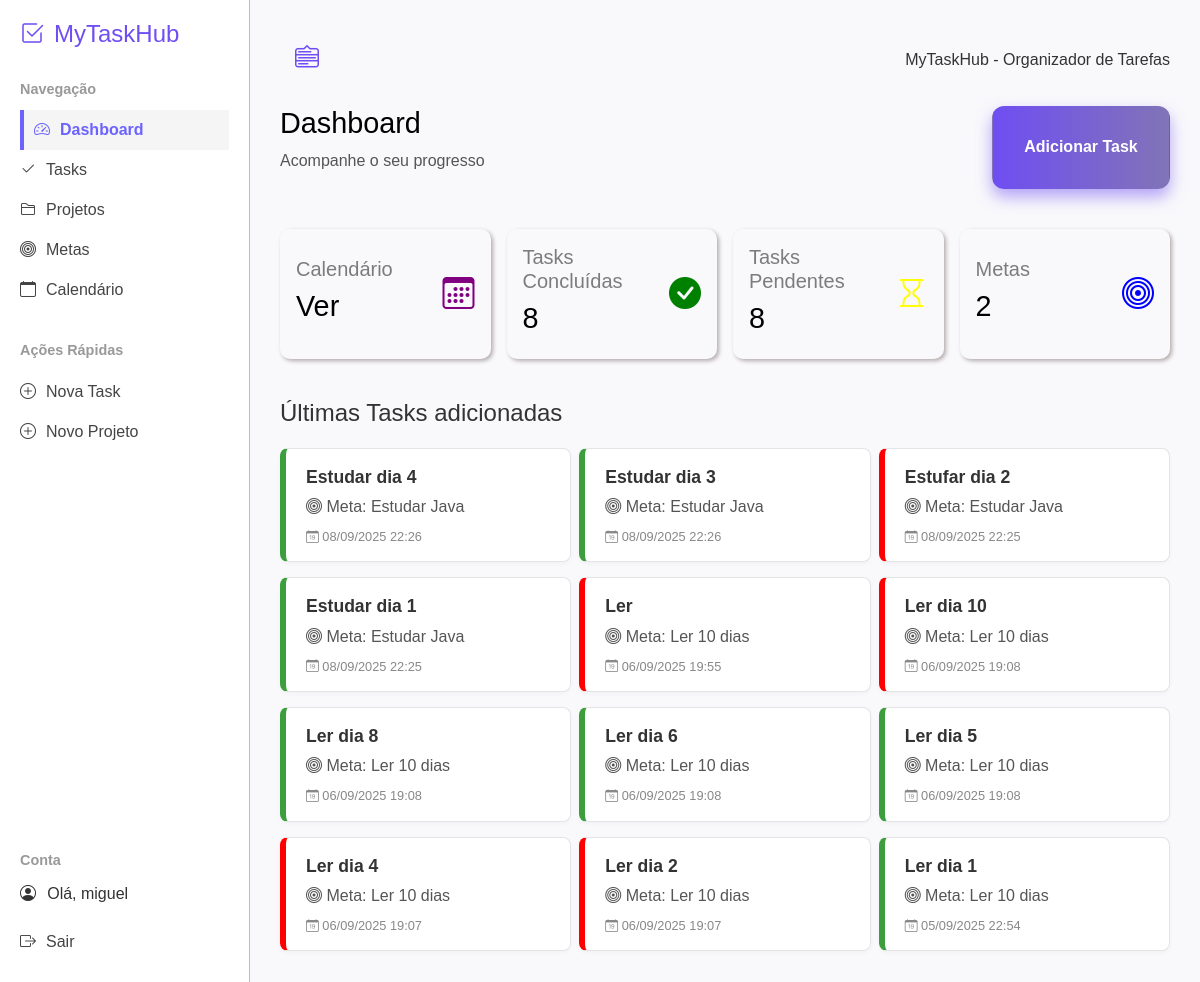
The app's page / (signed in) with its own data.
### mytaskhubs/models.py (models this page shows, shortened)
class Task(models.Model):
    owner = models.ForeignKey(User, on_delete=models.CASCADE)
    goal = models.ForeignKey(Goal, related_name='tasks', on_delete=models.CASCADE, blank=True, null=True)
    project = models.ForeignKey(Project, null=True, blank=True, on_delete=models.CASCADE, related_name='project_tasks')
    title = models.CharField(max_length=200)
    description = models.TextField(blank=True, default="Sem descrição")
    completed = models.BooleanField(default=False)
    date_added = models.DateTimeField(auto_now_add=True)
    deleted = models.BooleanField(default=False)
    PRIORIDADE_CHOICES = [
        ('B', 'Baixa'),
        ('M', 'Média'),
        ('A', 'Alta'),
    ]
    prioridade = models.CharField(max_length=1, choices=PRIORIDADE_CHOICES, default='M')

class Goal(models.Model):
    owner = models.ForeignKey(User, on_delete=models.CASCADE)
    title = models.CharField(max_length=200)
    description = models.TextField(blank=True, default="Sem descrição")
    date_added = models.DateTimeField(auto_now_add=True)
    end_date = models.DateTimeField(default=timezone.now)  # 🔹 Data limite da meta
    completed = models.BooleanField(default=False)
    deleted = models.BooleanField(default=False)

### mytaskhubs/views.py (the view)
# urls.py: path('', views.index, name='index'),
@login_required
def index(request):
    tasks = Task.objects.filter(owner=request.user).order_by('-date_added')[:12]
    tasks_concluidas = Task.objects.filter(owner=request.user, completed=True).count()
    tasks_em_andamento = Task.objects.filter(owner=request.user, completed=False).count()
    goals = Goal.objects.filter(owner=request.user).count()
    context = {
        'tasks': tasks,
        'tasks_concluidas': tasks_concluidas,
        'tasks_em_andamento': tasks_em_andamento,
        'goals': goals
    }
    return render(request, 'mytaskhubs/index.html', context)

### mytaskhubs/templates/mytaskhubs/index.html
{% extends "mytaskhubs/base.html" %}
{% load static %}
{% block content %}
<section class="dashboard">
    <div class="top_dashboard">
        <div>
            <h2>Dashboard</h2>
            <p>Acompanhe o seu progresso</p>
        </div>
        <button class="btn btn-dashboard">
            <a href="{% url 'new_task_no_project' %}">
                Adicionar Task
            </a>
        </button>
    </div>
    <div class="container_dashboard">
        <a href="{% url 'calendario_tasks' %}" class="dashboard_tasks">
            <div class="dashboard_tasks_2">
                <h5>Calendário</h5>
                <h2>Ver</h2>
            </div>
            <div class="dashboard_tasks_3">
                <i class="bi bi-calendar3" style="color: purple; font-size: 2rem;"></i>
            </div>
        </a>
        <a href="{% url 'tasks_concluidas' %}" class="dashboard_tasks">
            <div class="dashboard_tasks_2">
                <h5>Tasks Concluídas</h5>
                <h2>{{ tasks_concluidas }}</h2>
            </div>
            <div class="dashboard_tasks_3">
                <i class="bi-check-circle-fill" style="color: green; font-size: 2rem;"></i>
            </div>
        </a>
        <a href="{% url 'tasks_pendentes' %}" class="dashboard_tasks">
            <div class="dashboard_tasks_2">
                <h5>Tasks Pendentes</h5>
                <h2>{{ tasks_em_andamento }}</h2>
            </div>
            <div class="dashboard_tasks_3">
                <i class="bi-hourglass" style="color: yellow; font-size: 2rem;"></i>
            </div>
        </a>
        <a href="{% url 'goals' %}" class="dashboard_tasks">
            <div class="dashboard_tasks_2">
                <h5>Metas</h5>
                {% if goals == 0 %}
                    <h4 style="color: black;">Sem metas</h4>
                {% else %}
                    <h2>{{ goals }}</h2>
                {% endif %}
            </div>
            <div class="dashboard_tasks_3">
                <i class="bi bi-bullseye" style="color: blue; font-size: 2rem;"></i>
            </div>
        </a>
    </div>
</section>
<section class="ultimas_tasks">
    <h2>Últimas Tasks adicionadas</h2>
    <ul class="lista_de_tasks">
        {% for task in tasks %}
            <li class="task {% if task.completed %}task_completed{% else %}task_incomplete{% endif %}">
                <strong><a href="{% url 'task' task.id %}">{{ task.title }}</a></strong>
                {% if task.project %}
                    <p><i class="bi bi-folder2"></i> Projeto: {{ task.project.title }}</p>
                {% elif task.goal %}
                    <p><i class="bi bi-bullseye"></i> Meta: {{ task.goal.title }}</p>
                {% else %}
                    <p><i class="bi bi-person"></i> Independente: {{ task.title }}</p>
                {% endif %}
                <small class="data-criacao">
                    <i class="bi bi-calendar-date"></i> {{ task.date_added|date:"d/m/Y H:i" }}
                </small>
            </li>
        {% empty %}
            <p>Nenhuma task adicionada</p>
        {% endfor %}
    </ul>
</section>
{% endblock content %}

### mytaskhubs/templates/mytaskhubs/base.html (shortened to what this page needs)
{% load static %}
<!DOCTYPE html>
<html lang="pt-br">
<head>
    <link href="https://cdn.jsdelivr.net/npm/bootstrap-icons@1.11.3/font/bootstrap-icons.css" rel="stylesheet">
    <link href="https://cdn.jsdelivr.net/npm/bootstrap@5.3.3/dist/css/bootstrap.min.css" rel="stylesheet">
    <link rel="stylesheet" href="{% static 'mytaskhubs/css/style_index.css' %}">
    <link rel="stylesheet" href="{% static 'mytaskhubs/css/style_new_task.css' %}">
    <link rel="stylesheet" href="{% static 'mytaskhubs/css/style_projects.css' %}">
    <link rel="stylesheet" href="{% static 'mytaskhubs/css/style_tasks.css' %}">
    <link rel="stylesheet" href="{% static 'mytaskhubs/css/style_task.css' %}">
    <link rel="stylesheet" href="{% static 'mytaskhubs/css/style_goal.css' %}">
</head>
<body>
  <nav class="sidebar" id="sidebar">
  <div>
    <h2><i class="bi bi-check2-square"></i> MyTaskHub</h2>
    <div class="nav-section">
      <strong>Navegação</strong>
      <a href="{% url 'index' %}"
         class="{% if request.resolver_match.url_name == 'index' %}active{% endif %}">
        <i class="bi bi-speedometer2"></i> Dashboard
      </a>
      <a href="{% url 'tasks' %}"
         class="{% if request.resolver_match.url_name == 'tasks' %}active{% endif %}">
        <i class="bi bi-check2"></i> Tasks
      </a>
      <a href="{% url 'projects' %}"
         class="{% if request.resolver_match.url_name == 'projects' %}active{% endif %}">
        <i class="bi bi-folder2"></i> Projetos
      </a>
      <a href="{% url 'goals' %}"
         class="{% if request.resolver_match.url_name == 'goals' %}active{% endif %}">
        <i class="bi bi-bullseye"></i> Metas
      </a>
      <a href="{% url 'calendario_tasks' %}"
         class="{% if request.resolver_match.url_name == 'calendario_tasks' %}active{% endif %}">
        <i class="bi bi-calendar"></i> Calendário
      </a>
    </div>
      <div class="nav-section">
        <strong>Ações Rápidas</strong>
        <a href="{% url 'new_task_no_project' %}"><i class="bi bi-plus-circle"></i> Nova Task</a>
        <a href="{% url 'new_project' %}"><i class="bi bi-plus-circle"></i> Novo Projeto</a>
      </div>
    </div>
    <div class="nav-section">
      <strong>Conta</strong>
      {% if user.is_authenticated %}
        <p style="display: flex; gap: 0.7rem;"><i class="bi bi-person-circle"></i> Olá, {{ user.username }}</p>
        <a href="{% url 'logout' %}"><i class="bi bi-box-arrow-right"></i> Sair</a>
      {% else %}
        <a href="{% url 'login' %}"><i class="bi bi-box-arrow-in-right"></i> Entrar</a>
        <a href="{% url 'register' %}"><i class="bi bi-person-plus"></i> Cadastrar</a>
      {% endif %}
    </div>
  </nav>
  <main class="content" id="content">
    <div style="display: flex; width: 100%; justify-content: space-between; align-items: center;">
      <button class="toggle-btn" id="toggleBtn">
        <i class="bi-menu-down" style="color: #6f4ef2;"></i>
      </button>
      <p>MyTaskHub - Organizador de Tarefas</p>
    </div>
    {% block content %}{% endblock content %}
  </main>
</body>
</html>

### mytaskhubs/static/mytaskhubs/css/style_index.css (style rules this page uses)
body { font-family: 'Inter', sans-serif; }
.dashboard { margin-bottom: 40px; }
.dashboard h2 { font-size: 1.8rem; margin-bottom: 8px; color: black; }
.dashboard p { color: #555; }
.ultimas_tasks h2 { font-size: 1.5rem; margin-bottom: 20px; }
.lista_de_tasks { display: grid; grid-template-columns: 1fr 1fr 1fr; grid-template-rows: 1fr 1fr; gap: 1 rem; list-style: none; padding: 0; column-gap: 0.5rem; }
.task { background-color: #fff; border: 1px solid #e4e4e7; border-radius: 8px; padding: 15px 20px; margin-bottom: 15px; box-shadow: 0 2px 4px rgba(0,0,0,0.03); }
.task_completed { background-color: #fff; border: 1px solid #e4e4e7; border-left: 6px solid rgb(60, 158, 60); border-radius: 8px; padding: 15px 20px; margin-bottom: 15px; box-shadow: 0 2px 4px rgba(0,0,0,0.03); }
.task_incomplete { background-color: #fff; border: 1px solid #e4e4e7; border-left: 6px solid red; border-radius: 8px; padding: 15px 20px; margin-bottom: 15px; box-shadow: 0 2px 4px rgba(0,0,0,0.03); }
.task_completed strong, .task_incomplete strong { text-decoration: none; font-size: 1.1rem; display: block; margin-bottom: 5px; color: #333; }
.task_completed strong > a, .task_incomplete strong > a { text-decoration: none; color: inherit; }
.task_completed p, .task_incomplete p { margin: 4px 0; color: #555; }
.task_completed .data-criacao, .task_incomplete .data-criacao { font-size: 0.8rem; color: #888; display: block; margin-top: 8px; }
.container_dashboard { display: flex; flex-direction: row; gap: 1rem; text-decoration: none; }
.container_dashboard a { text-decoration: none; }
.dashboard_tasks { display: flex; justify-content: space-between; align-items: center; margin-top: 2.5rem; padding: 1rem; width: 30%; box-shadow: 2px 2px 4px rgb(179, 170, 170); border-radius: 10px; }
.dashboard_tasks_2 { display: flex; flex-direction: column; text-decoration: none; }
.dashboard_tasks_2 h5 { color: #7d7c7c; }
.top_dashboard { display: flex; justify-content: space-between; }

### mytaskhubs/static/mytaskhubs/css/style_new_task.css (style rules this page uses)
body { font-family: Impact, Haettenschweiler, 'Arial Narrow Bold', sans-serif; }

### mytaskhubs/static/mytaskhubs/css/style_projects.css (style rules this page uses)
.btn, .btn-concluir, .btn-delete, .btn-concluido, .btn-entry { display: flex; align-items: center; justify-content: center; gap: 0.5rem; font-weight: bold; font-size: 1rem; border-radius: 12px; text-decoration: none; color: white; transition: all 0.3s ease-in-out; cursor: pointer; box-shadow: 0 8px 16px rgba(111,78,242,0.5); }
.btn { background: linear-gradient(90deg, #6f4ef2, #8174b7); padding: 0.6rem 1.5rem; width: 40%; }
.btn-entry, .btn-dashboard { background: linear-gradient(90deg, #6f4ef2, #8174b7); padding: 0.6rem 1.5rem; width: 20%; }
.btn a, .btn-concluir a { color: inherit; text-decoration: none; display: flex; align-items: center; justify-content: center; width: 100%; }

### mytaskhubs/templates/mytaskhubs/base.html (style rules this page uses)
* { margin: 0; padding: 0; box-sizing: border-box; }
body { font-family: "Poppins", sans-serif; display: flex; min-height: 100vh; background-color: #f9f9fc; color: #333; }
.sidebar { width: 250px; background-color: #fff; border-right: 1px solid #6f6fbd7b; padding: 20px; display: flex; flex-direction: column; justify-content: space-between; position: fixed; top: 0; bottom: 0; left: 0; transition: ease 0.3s; }
.sidebar h2 { font-size: 1.5rem; margin-bottom: 30px; display: flex; align-items: center; gap: 10px; color: #6f4ef2; }
.sidebar strong { display: block; margin-bottom: 10px; font-size: 0.9rem; color: #999; }
.sidebar .nav-section { margin-bottom: 30px; }
.sidebar a { display: flex; align-items: center; gap: 10px; color: #444; text-decoration: none; padding: 8px 0; font-weight: 500; }
.toggle-btn { position: relative; display: inline-block; font-size: 24px; background-color: transparent; color: white; border: none; padding: 10px 15px; cursor: pointer; border-radius: 8px; margin-bottom: 20px; z-index: auto; }
.content { margin-left: 250px; padding: 30px; flex: 1; transition: margin-left 0.3s ease; }
.sidebar a.active { font-weight: bold; color: #6c63ff; border-left: 4px solid #6c63ff; background-color: #f5f5f5; padding-left: 10px; }

### records on screen
Task: title "Estudar dia 4", goal "Estudar Java", date_added "08/09/2025 22:26"
Task: title "Estudar dia 3", goal "Estudar Java", date_added "08/09/2025 22:26"
Task: title "Estufar dia 2", goal "Estudar Java", date_added "08/09/2025 22:25"
Task: title "Estudar dia 1", goal "Estudar Java", date_added "08/09/2025 22:25"
Task: title "Ler", goal "Ler 10 dias", date_added "06/09/2025 19:55"
Task: title "Ler dia 10", goal "Ler 10 dias", date_added "06/09/2025 19:08"
Task: title "Ler dia 8", goal "Ler 10 dias", date_added "06/09/2025 19:08"
Task: title "Ler dia 6", goal "Ler 10 dias", date_added "06/09/2025 19:08"
Task: title "Ler dia 5", goal "Ler 10 dias", date_added "06/09/2025 19:08"
Task: title "Ler dia 4", goal "Ler 10 dias", date_added "06/09/2025 19:07"
Task: title "Ler dia 2", goal "Ler 10 dias", date_added "06/09/2025 19:07"
Task: title "Ler dia 1", goal "Ler 10 dias", date_added "05/09/2025 22:54"

### other values on screen
{{ user.username }} "miguel"
{{ tasks_concluidas }} "8"
{{ tasks_em_andamento }} "8"
{{ goals }} "2"
